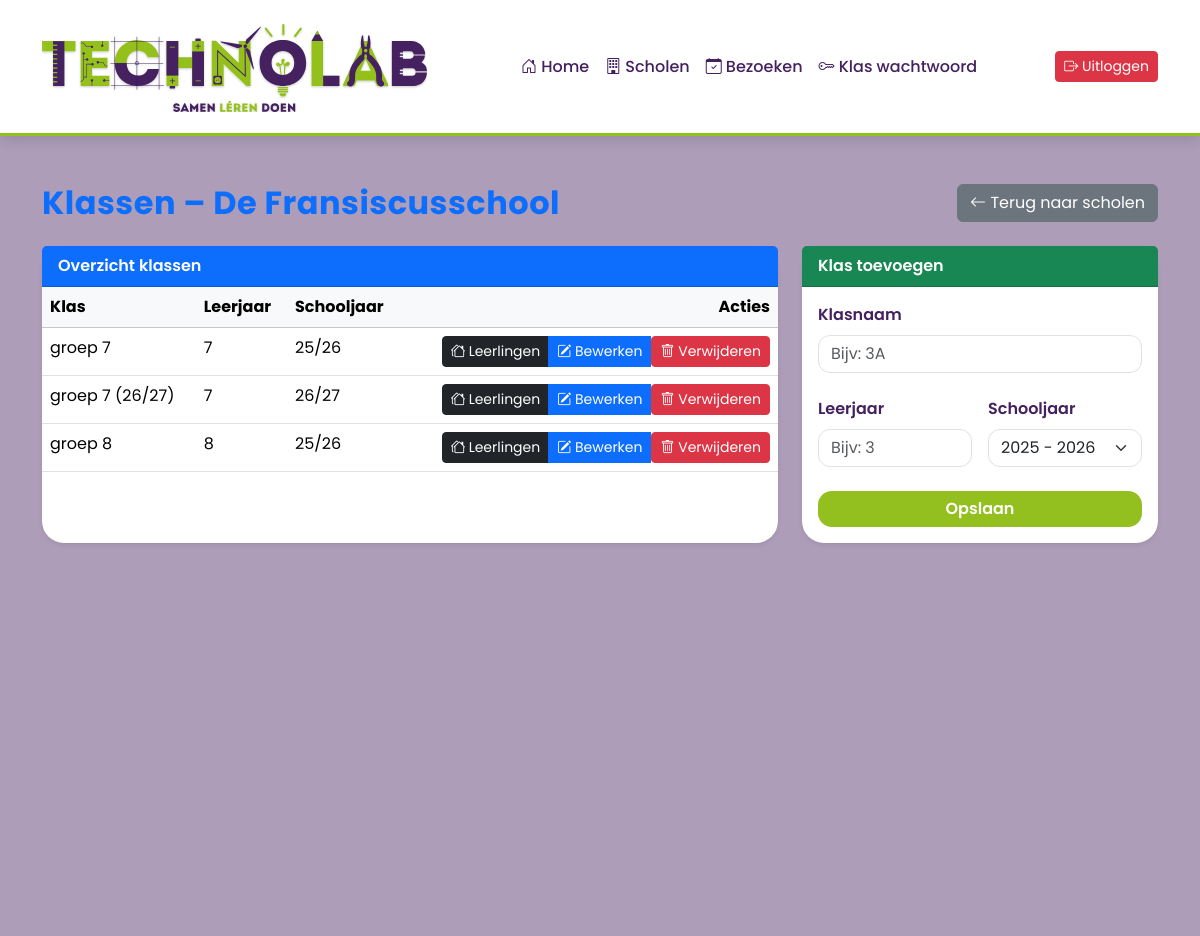
/klassen.php?school_id=4 (signed in), run on an earlier commit of the app's database.
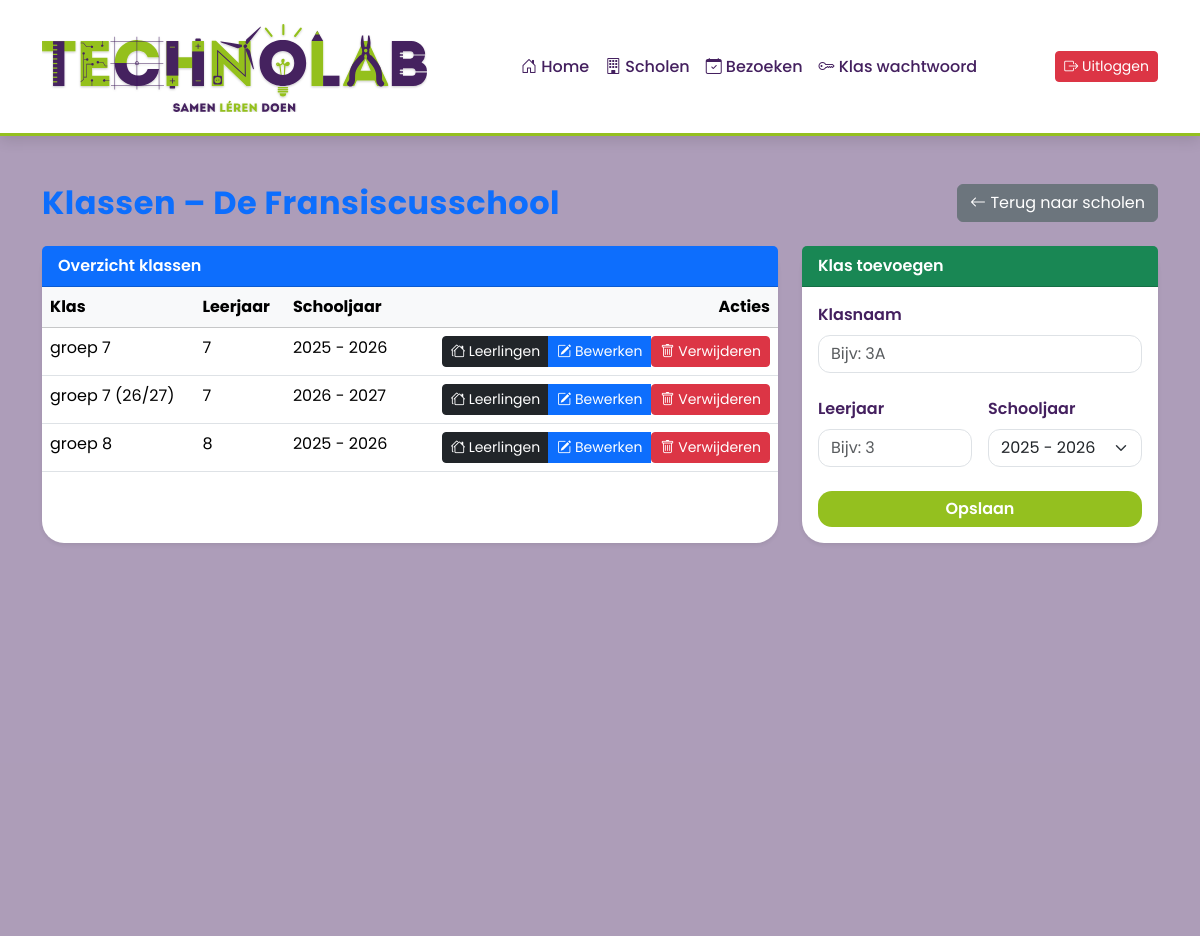
And on a later commit of the database.
### tables this page shows
CREATE TABLE `klas` (
  `klas_id` int(11) NOT NULL,
  `school_id` int(11) NOT NULL,
  `klasaanduiding` varchar(100) NOT NULL,
  `leerjaar` varchar(100) DEFAULT NULL,
  `schooljaar` varchar(100) NOT NULL
);

### includes/functions.php (called while the page is built, shortened)
<?php
function e($waarde): string
{
    return htmlspecialchars((string)$waarde, ENT_QUOTES, 'UTF-8');
}

### klassen.php (the view, shortened to what the changed rows need)
<?php
require 'includes/header.php';
$school_id = (int)$_GET['school_id'];
$stmt = $conn->prepare("SELECT schoolnaam FROM school WHERE school_id=?");
$stmt->bind_param("i", $school_id);
$stmt->execute();
$school_info = $stmt->get_result()->fetch_assoc();
$stmt = $conn->prepare("SELECT * FROM klas WHERE school_id=? ORDER BY leerjaar, klasaanduiding");
$stmt->bind_param("i", $school_id);
$stmt->execute();
$klas_resultaat = $stmt->get_result();
$gemarkeerde_klas_id = isset($_GET['highlight']) ? (int)$_GET['highlight'] : null;
?>
<div class="ttr-app">
    <div class="container py-5">
        <div class="row mb-4">
            <div class="col d-flex justify-content-between align-items-center">
                <h2 class="fw-bold text-primary mb-0">Klassen – <?= e($school_info['schoolnaam']) ?></h2>
            </div>
        </div>
        <div class="row g-4">
            <div class="col-12 col-lg-8">
                <div class="card shadow-sm h-100">
                    <div class="card-body p-0">
                        <div class="table-responsive">
                            <table class="table table-hover mb-0">
                                <thead class="table-light">
                                    <tr>
                                        <th>Klas</th>
                                        <th>Leerjaar</th>
                                        <th>Schooljaar</th>
                                        <th class="text-end">Acties</th>
                                    </tr>
                                </thead>
                                <tbody>
                                    <?php if ($klas_resultaat->num_rows > 0): ?>
                                        <?php while ($klas = $klas_resultaat->fetch_assoc()): ?>
                                            <tr<?= $gemarkeerde_klas_id === (int)$klas['klas_id'] ? ' class="table-warning"' : '' ?>>
                                                <td><?= e($klas['klasaanduiding']) ?></td>
                                                <td><?= e($klas['leerjaar']) ?></td>
                                                <td><?= e($klas['schooljaar']) ?></td>
                                                <td class="text-end">
                                                    <div class="btn-group" role="group">
                                                        <a href="leerlingen.php?klas_id=<?= (int)$klas['klas_id'] ?>" class="btn btn-dark btn-sm">
                                                            <i class="bi bi-houses"></i> Leerlingen
                                                        </a>
                                                        <a href="klassen.php?school_id=<?= $school_id ?>&edit=<?= (int)$klas['klas_id'] ?>" class="btn btn-primary btn-sm">
                                                            <i class="bi bi-pencil-square"></i> Bewerken
                                                        </a>
                                                        <form method="post" class="d-inline" onsubmit="return confirm('Weet je zeker dat je deze klas wilt verwijderen?');">
                                                            <button type="submit" class="btn btn-danger btn-sm">
                                                                <i class="bi bi-trash"></i> Verwijderen
                                                            </button>
                                                        </form>
                                                    </div>
                                                </td>
                                                </tr>
                                            <?php endwhile; ?>
                                        <?php else: ?>
                                            <tr>
                                                <td colspan="5" class="text-center text-muted py-3">Geen klassen gevonden.</td>
                                            </tr>
                                        <?php endif; ?>
                                </tbody>
                            </table>
                        </div>
                    </div>
                </div>
            </div>
        </div>
    </div>
</div>
<?php require 'includes/footer.php'; ?>

What changed in the data, as far as the page shows it:
changed klas "groep 7": schooljaar "25/26" → "2025 - 2026"
changed klas "groep 7 (26/27)": schooljaar "26/27" → "2026 - 2027"
changed klas "groep 8": schooljaar "25/26" → "2025 - 2026"
